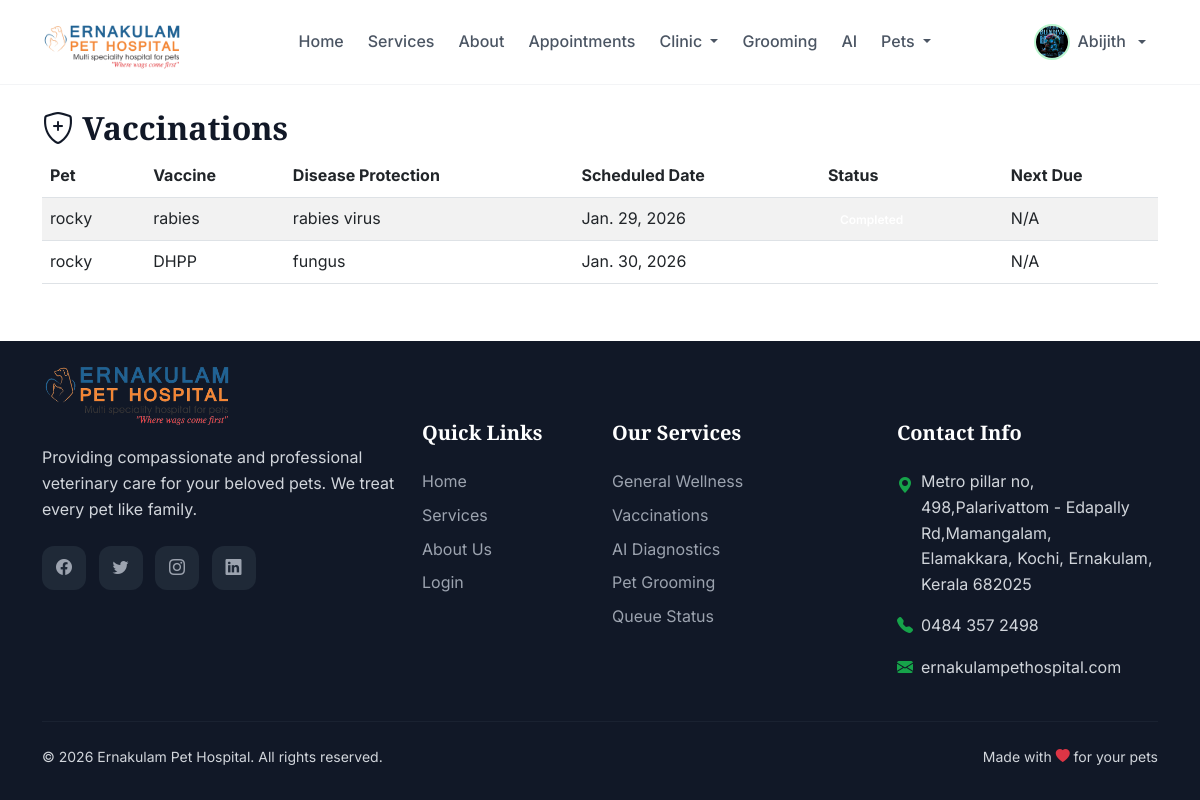
The page /medical/vaccinations/ (signed in) on the database its author committed.
### accounts/models.py (models this page shows, shortened)
class User(AbstractUser):
    USER_ROLES = (
        ('ADMIN', 'Administrator'),
        ('VET', 'Veterinarian'),
        ('OWNER', 'Pet Owner'),
    )
    role = models.CharField(max_length=20, choices=USER_ROLES, default='OWNER')
    phone_regex = RegexValidator(
        regex=r'^\+?1?\d{9,15}$',
        message="Phone number must be entered in the format: '+999999999'. Up to 15 digits allowed."
    )
    phone_number = models.CharField(validators=[phone_regex], max_length=17, blank=True)
    address = models.TextField(blank=True)
    date_of_birth = models.DateField(null=True, blank=True)
    profile_picture = models.ImageField(upload_to='profiles/', null=True, blank=True)
    is_active_account = models.BooleanField(default=True)
    created_at = models.DateTimeField(auto_now_add=True)
    updated_at = models.DateTimeField(auto_now=True)
    class Meta:
        ordering = ['-date_joined']
    @property
    def is_pet_owner(self):
        return self.role == 'OWNER'

### medical_records/models.py (models this page shows, shortened)
class Vaccination(models.Model):
    VACCINE_STATUS = (
        ('SCHEDULED', 'Scheduled'),
        ('COMPLETED', 'Completed'),
        ('OVERDUE', 'Overdue'),
        ('CANCELLED', 'Cancelled'),
    )
    pet = models.ForeignKey(Pet, on_delete=models.CASCADE, related_name='vaccinations')
    vaccine_name = models.CharField(max_length=200)
    disease_protection = models.CharField(max_length=200, help_text="Disease(s) it protects against")
    scheduled_date = models.DateField()
    administered_date = models.DateField(null=True, blank=True)
    next_due_date = models.DateField(null=True, blank=True)
    status = models.CharField(max_length=20, choices=VACCINE_STATUS, default='SCHEDULED')
    veterinarian = models.ForeignKey(
        settings.AUTH_USER_MODEL,
        on_delete=models.SET_NULL,
        null=True,
        blank=True,
        related_name='vaccinations_administered'
    )
    batch_number = models.CharField(max_length=100, blank=True)
    manufacturer = models.CharField(max_length=200, blank=True)
    notes = models.TextField(blank=True)
    created_at = models.DateTimeField(auto_now_add=True)
    updated_at = models.DateTimeField(auto_now=True)
    class Meta:
        ordering = ['-scheduled_date']

class Pet(models.Model):
    PET_SPECIES = (
        ('DOG', 'Dog'),
        ('CAT', 'Cat'),
        ('BIRD', 'Bird'),
        ('RABBIT', 'Rabbit'),
        ('OTHER', 'Other'),
    )
    GENDER_CHOICES = (
        ('M', 'Male'),
        ('F', 'Female'),
    )
    owner = models.ForeignKey(settings.AUTH_USER_MODEL, on_delete=models.CASCADE, related_name='pets')
    name = models.CharField(max_length=100)
    species = models.CharField(max_length=20, choices=PET_SPECIES)
    breed = models.CharField(max_length=100)
    gender = models.CharField(max_length=1, choices=GENDER_CHOICES)
    date_of_birth = models.DateField()
    color = models.CharField(max_length=50)
    weight = models.DecimalField(max_digits=6, decimal_places=2, help_text="Weight in kg")
    microchip_id = models.CharField(max_length=50, blank=True, unique=True, null=True)
    photo = models.ImageField(upload_to='pets/', null=True, blank=True)
    allergies = models.TextField(blank=True, help_text="Known allergies")
    medical_conditions = models.TextField(blank=True, help_text="Chronic conditions")
    special_notes = models.TextField(blank=True)
    is_active = models.BooleanField(default=True)
    created_at = models.DateTimeField(auto_now_add=True)
    updated_at = models.DateTimeField(auto_now=True)
    class Meta:
        ordering = ['-created_at']

### medical_records/views.py (the view)
# urls.py: path('vaccinations/', views.vaccination_list, name='vaccination_list'),
@login_required
def vaccination_list(request):
    if request.user.role == 'VET' or request.user.is_staff:
        vaccinations = Vaccination.objects.all().order_by('scheduled_date')
    else:
        vaccinations = Vaccination.objects.filter(pet__owner=request.user).order_by('scheduled_date')
    return render(request, 'medical_records/vaccination_list.html', {'vaccinations': vaccinations})

### templates/medical_records/vaccination_list.html (shortened to what this page needs)
{% extends 'base.html' %}
{% block content %}
<div class="container mt-4">
    <h2><i class="bi bi-shield-plus"></i> Vaccinations</h2>
    {% if vaccinations %}
    <div class="table-responsive">
        <table class="table table-striped">
            <thead>
                <tr>
                    <th>Pet</th>
                    <th>Vaccine</th>
                    <th>Disease Protection</th>
                    <th>Scheduled Date</th>
                    <th>Status</th>
                    <th>Next Due</th>
                </tr>
            </thead>
            <tbody>
                {% for vaccination in vaccinations %}
                <tr>
                    <td>{{ vaccination.pet.name }}</td>
                    <td>{{ vaccination.vaccine_name }}</td>
                    <td>{{ vaccination.disease_protection }}</td>
                    <td>{{ vaccination.scheduled_date }}</td>
                    <td><span class="badge bg-{{ vaccination.status|lower }}">{{ vaccination.get_status_display }}</span></td>
                    <td>{{ vaccination.next_due_date|default:"N/A" }}</td>
                </tr>
                {% endfor %}
            </tbody>
        </table>
    </div>
    {% else %}
    <div class="alert alert-info">
        No vaccinations found.
    </div>
    {% endif %}
</div>
{% endblock %}

### templates/base.html (shortened to what this page needs)
<!DOCTYPE html>
<html lang="en">
<head>
    <link href="https://cdn.jsdelivr.net/npm/bootstrap@5.3.0/dist/css/bootstrap.min.css" rel="stylesheet">
    <link rel="stylesheet" href="https://cdn.jsdelivr.net/npm/bootstrap-icons@1.11.0/font/bootstrap-icons.css">
    <link href="https://unpkg.com/aos@2.3.1/dist/aos.css" rel="stylesheet">
</head>
<body class="d-flex flex-column min-vh-100">
    <nav class="navbar navbar-expand-lg sticky-top">
        <div class="container">
            <a class="navbar-brand" href="{% url 'home' %}" style="position: relative; width: 150px; display: flex; align-items: center;">
                <img src="/media/logo/logo.png" alt="Logo" style="height: 140px; width: auto; position: absolute; top: -60px; left: 0; z-index: 1000;">
            </a>
            <div class="collapse navbar-collapse" id="navbarNav">
                <ul class="navbar-nav mx-auto">
                    <li class="nav-item">
                        <a class="nav-link {% if request.path == '/' %}active{% endif %}" href="{% url 'home' %}">
                            Home
                        </a>
                    </li>
                    <li class="nav-item">
                        <a class="nav-link {% if 'services' in request.path %}active{% endif %}" href="{% url 'services' %}">
                            Services
                        </a>
                    </li>
                    <li class="nav-item">
                        <a class="nav-link {% if 'about' in request.path %}active{% endif %}" href="{% url 'about' %}">
                            About
                        </a>
                    </li>
                    {% if user.is_authenticated %}
                        <li class="nav-item">
                            <a class="nav-link " href="{% url 'appointments:list' %}">
                                Appointments
                            </a>
                        </li>
                        <li class="nav-item dropdown">
                            <a class="nav-link dropdown-toggle " href="#" id="clinicDropdown" role="button" data-bs-toggle="dropdown">
                                Clinic
                            </a>
                        </li>
                        <li class="nav-item">
                            <a class="nav-link {% if 'grooming' in request.path %}active{% endif %}" href="{% url 'appointments:grooming_services' %}">
                                Grooming
                            </a>
                        </li>
                        <li class="nav-item">
                            <a class="nav-link {% if 'ai_diagnosis' in request.path %}active{% endif %}" href="{% url 'ai_diagnosis:home' %}">
                                AI
                            </a>
                        </li>
                        {% if user.is_pet_owner %}
                        <li class="nav-item dropdown">
                            <a class="nav-link dropdown-toggle {% if 'medical_records' in request.path or 'records' in request.path %}active{% endif %}" href="#" id="petsDropdown" role="button" data-bs-toggle="dropdown">
                                Pets
                            </a>
                        </li>
                        {% endif %}
                    {% endif %}
                </ul>
                <ul class="navbar-nav">
                    {% if user.is_authenticated %}
                        <li class="nav-item dropdown">
                            <a class="nav-link dropdown-toggle d-flex align-items-center gap-2" href="#" id="userDropdown" role="button" data-bs-toggle="dropdown">
                                {% if user.profile_picture %}
                                    <img src="{{ user.profile_picture.url }}" class="rounded-circle" style="width: 36px; height: 36px; object-fit: cover; border: 2px solid var(--primary-200);">
                                {% else %}
                                    <div class="rounded-circle d-flex align-items-center justify-content-center" style="width: 36px; height: 36px; background: var(--primary-100); color: var(--primary-600);">
                                        <i class="bi bi-person-fill"></i>
                                    </div>
                                {% endif %}
                                <span class="d-none d-lg-inline">{{ user.first_name|default:user.username }}</span>
                            </a>
                        </li>
                    {% endif %}
                </ul>
            </div>
        </div>
    </nav>
    <main class="flex-grow-1">
        {% block content %}{% endblock %}
    </main>
    <footer class="footer mt-auto">
        <div class="container">
            <div class="row g-4">
                <div class="col-lg-4">
                    <div class="footer-brand" style="position:relative; padding-left: 140px; min-hight: 60px; display: flex; align-items: center;">
                        <img src="/media/logo/logo.png" alt="Logo" style="position: absolute; left: 0; top: -120px; height: 190px; width: auto;">
                    </div>
                    <p class="mb-4">Providing compassionate and professional veterinary care for your beloved pets. We treat every pet like family.</p>
                    <div class="social-links">
                        <a href="#"><i class="bi bi-facebook"></i></a>
                        <a href="#"><i class="bi bi-twitter"></i></a>
                        <a href="#"><i class="bi bi-instagram"></i></a>
                        <a href="#"><i class="bi bi-linkedin"></i></a>
                    </div>
                </div>
                <div class="col-lg-2 col-md-4">
                    <h5>Quick Links</h5>
                    <ul class="list-unstyled">
                        <li class="mb-2"><a href="{% url 'home' %}">Home</a></li>
                        <li class="mb-2"><a href="{% url 'services' %}">Services</a></li>
                        <li class="mb-2"><a href="{% url 'about' %}">About Us</a></li>
                        <li class="mb-2"><a href="{% url 'accounts:login' %}">Login</a></li>
                    </ul>
                </div>
                <div class="col-lg-3 col-md-4">
                    <h5>Our Services</h5>
                    <ul class="list-unstyled">
                        <li class="mb-2"><a href="{% url 'services' %}">General Wellness</a></li>
                        <li class="mb-2"><a href="{% url 'medical_records:vaccination_list' %}">Vaccinations</a></li>
                        <li class="mb-2"><a href="{% url 'ai_diagnosis:home' %}">AI Diagnostics</a></li>
                        <li class="mb-2"><a href="{% url 'appointments:grooming_services' %}">Pet Grooming</a></li>
                        <li class="mb-2"><a href="{% url 'appointments:queue_status' %}">Queue Status</a></li>
                    </ul>
                </div>
                <div class="col-lg-3 col-md-4">
                    <h5>Contact Info</h5>
                    <ul class="list-unstyled">
                        <li class="mb-3 d-flex align-items-start gap-2">
                            <i class="bi bi-geo-alt-fill text-primary-600 mt-1"></i>
                            <span>Metro pillar no, 498,Palarivattom - Edapally Rd,Mamangalam,<br>Elamakkara, Kochi, Ernakulam, Kerala 682025</span>
                        </li>
                        <li class="mb-3 d-flex align-items-center gap-2">
                            <i class="bi bi-telephone-fill text-primary-600"></i>
                            <span>0484 357 2498</span>
                        </li>
                        <li class="mb-3 d-flex align-items-center gap-2">
                            <i class="bi bi-envelope-fill text-primary-600"></i>
                            <span>ernakulampethospital.com</span>
                        </li>
                    </ul>
                </div>
            </div>
            <hr class="my-4" style="border-color: var(--gray-700);">
            <div class="row align-items-center">
                <div class="col-md-6 text-center text-md-start">
                    <p class="mb-0 small">&copy; 2026 Ernakulam Pet Hospital. All rights reserved.</p>
                </div>
                <div class="col-md-6 text-center text-md-end">
                    <p class="mb-0 small">Made with <i class="bi bi-heart-fill text-danger"></i> for your pets</p>
                </div>
            </div>
        </div>
    </footer>
</body>
</html>

### rows shown on the page
User: profile_picture (picture), first_name "Abijith"
Vaccination: pet.name "rocky", vaccine_name "rabies", disease_protection "rabies virus", scheduled_date "Jan. 29, 2026", next_due_date "N/A"
Vaccination: pet.name "rocky", vaccine_name "DHPP", disease_protection "fungus", scheduled_date "Jan. 30, 2026", next_due_date "N/A"
